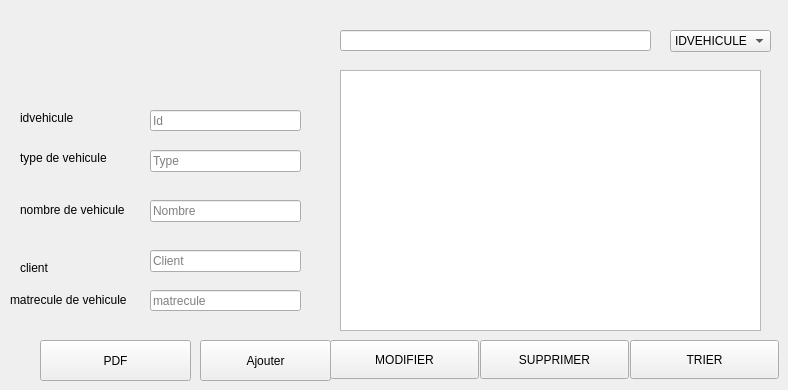
       <widget class="QWidget" name="tab_8">
        <attribute name="title">
         <string>afficher</string>
        </attribute>
        <widget class="QTableView" name="Tab_gestionlo">
         <property name="geometry">
          <rect>
           <x>340</x>
           <y>70</y>
           <width>421</width>
           <height>261</height>
          </rect>
         </property>
        </widget>
        <widget class="QLineEdit" name="le_idc">
         <property name="geometry">
          <rect>
           <x>150</x>
           <y>250</y>
           <width>151</width>
           <height>22</height>
          </rect>
         </property>
         <property name="readOnly">
          <bool>true</bool>
         </property>
         <property name="placeholderText">
          <string>Client</string>
         </property>
        </widget>
        <widget class="QPushButton" name="pushButton_8">
         <property name="geometry">
          <rect>
           <x>200</x>
           <y>340</y>
           <width>131</width>
           <height>41</height>
          </rect>
         </property>
         <property name="text">
          <string>Ajouter</string>
         </property>
        </widget>
        <widget class="QLineEdit" name="le_idv">
         <property name="geometry">
          <rect>
           <x>150</x>
           <y>110</y>
           <width>151</width>
           <height>21</height>
          </rect>
         </property>
         <property name="placeholderText">
          <string>Id</string>
         </property>
        </widget>
        <widget class="QLineEdit" name="le_nombre">
         <property name="geometry">
          <rect>
           <x>150</x>
           <y>200</y>
           <width>151</width>
           <height>22</height>
          </rect>
         </property>
         <property name="text">
          <string/>
         </property>
         <property name="placeholderText">
          <string>Nombre</string>
         </property>
        </widget>
        <widget class="QLineEdit" name="le_type">
         <property name="geometry">
          <rect>
           <x>150</x>
           <y>150</y>
           <width>151</width>
           <height>22</height>
          </rect>
         </property>
         <property name="maxLength">
          <number>15</number>
         </property>
         <property name="frame">
          <bool>true</bool>
         </property>
         <property name="placeholderText">
          <string>Type</string>
         </property>
        </widget>
        <widget class="QPushButton" name="pushButton_19">
         <property name="geometry">
          <rect>
           <x>330</x>
           <y>340</y>
           <width>149</width>
           <height>39</height>
          </rect>
         </property>
         <property name="text">
          <string>MODIFIER</string>
         </property>
         <property name="icon">
          <iconset>
           <normaloff>../../Bureau/chartegraphique/Nouveau dossier/modifier.png</normaloff>../../Bureau/chartegraphique/Nouveau dossier/modifier.png</iconset>
         </property>
         <property name="iconSize">
          <size>
           <width>23</width>
           <height>25</height>
          </size>
         </property>
        </widget>
        <widget class="QPushButton" name="pushButton_21">
         <property name="geometry">
          <rect>
           <x>480</x>
           <y>340</y>
           <width>149</width>
           <height>39</height>
          </rect>
         </property>
         <property name="text">
          <string>SUPPRIMER</string>
         </property>
         <property name="icon">
          <iconset>
           <normaloff>../../Bureau/chartegraphique/Nouveau dossier/supprimer.png</normaloff>../../Bureau/chartegraphique/Nouveau dossier/supprimer.png</iconset>
         </property>
         <property name="iconSize">
          <size>
           <width>23</width>
           <height>25</height>
          </size>
         </property>
        </widget>
        <widget class="QLabel" name="label_18">
         <property name="geometry">
          <rect>
           <x>20</x>
           <y>110</y>
           <width>81</width>
           <height>16</height>
          </rect>
         </property>
         <property name="text">
          <string>idvehicule</string>
         </property>
        </widget>
        <widget class="QLabel" name="label_19">
         <property name="geometry">
          <rect>
           <x>20</x>
           <y>150</y>
           <width>111</width>
           <height>16</height>
          </rect>
         </property>
         <property name="text">
          <string>type de vehicule </string>
         </property>
        </widget>
        <widget class="QLabel" name="label_20">
         <property name="geometry">
          <rect>
           <x>20</x>
           <y>200</y>
           <width>161</width>
           <height>20</height>
          </rect>
         </property>
         <property name="text">
          <string>nombre de vehicule</string>
         </property>
        </widget>
        <widget class="QLabel" name="label_21">
         <property name="geometry">
          <rect>
           <x>20</x>
           <y>260</y>
           <width>81</width>
           <height>16</height>
          </rect>
         </property>
         <property name="text">
          <string>client</string>
         </property>
        </widget>
        <widget class="QLineEdit" name="lineEdit_rech">
         <property name="geometry">
          <rect>
           <x>340</x>
           <y>30</y>
           <width>311</width>
           <height>21</height>
          </rect>
         </property>
        </widget>
        <widget class="QLineEdit" name="le_matrecule">
         <property name="geometry">
          <rect>
           <x>150</x>
           <y>290</y>
           <width>151</width>
           <height>21</height>
          </rect>
         </property>
         <property name="placeholderText">
          <string>matrecule </string>
         </property>
        </widget>
        <widget class="QLabel" name="label_22">
         <property name="geometry">
          <rect>
           <x>10</x>
           <y>290</y>
           <width>161</width>
           <height>20</height>
          </rect>
         </property>
         <property name="text">
          <string>matrecule de vehicule </string>
         </property>
        </widget>
        <widget class="QPushButton" name="pushButton_48">
         <property name="geometry">
          <rect>
           <x>630</x>
           <y>340</y>
           <width>149</width>
           <height>39</height>
          </rect>
         </property>
         <property name="text">
          <string>TRIER</string>
         </property>
         <property name="icon">
          <iconset>
           <normaloff>../../téléchargement.png</normaloff>../../téléchargement.png</iconset>
         </property>
         <property name="iconSize">
          <size>
           <width>23</width>
           <height>25</height>
          </size>
         </property>
        </widget>
        <widget class="QComboBox" name="comboBox">
         <property name="geometry">
          <rect>
           <x>670</x>
           <y>30</y>
           <width>101</width>
           <height>22</height>
          </rect>
         </property>
         <item>
          <property name="text">
           <string>IDVEHICULE</string>
          </property>
         </item>
         <item>
          <property name="text">
           <string>TYPEV</string>
          </property>
         </item>
         <item>
          <property name="text">
           <string>nombre de vehicule </string>
          </property>
         </item>
         <item>
          <property name="text">
           <string/>
          </property>
         </item>
        </widget>
        <widget class="QPushButton" name="pushButton_22">
         <property name="geometry">
          <rect>
           <x>40</x>
           <y>340</y>
           <width>151</width>
           <height>41</height>
          </rect>
         </property>
         <property name="text">
          <string>PDF</string>
         </property>
         <property name="icon">
          <iconset>
           <normaloff>../../Bureau/chartegraphique/Nouveau dossier/pdf.png</normaloff>../../Bureau/chartegraphique/Nouveau dossier/pdf.png</iconset>
         </property>
         <property name="iconSize">
          <size>
           <width>23</width>
           <height>25</height>
          </size>
         </property>
        </widget>
       </widget>
